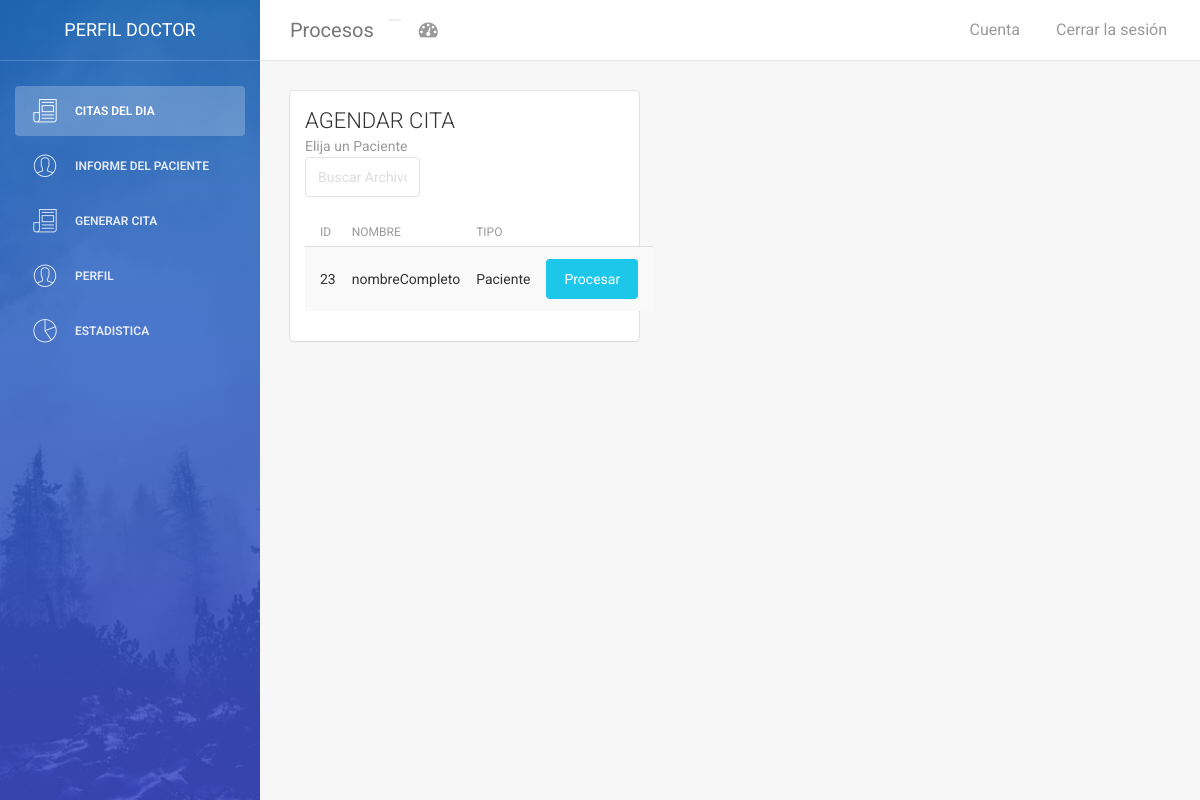
The page /PerfilDoctor.php?pagina=doctor/Cita.php on the database its author committed.
### tables this page shows
CREATE TABLE `usuarios` (
  `id_usuario` int(11) NOT NULL AUTO_INCREMENT,
  `usuario` varchar(50) NOT NULL,
  `nombreCompleto` varchar(100) NOT NULL,
  `correo` varchar(60) NOT NULL,
  `passw` varchar(30) NOT NULL,
  `tipo` varchar(25) NOT NULL,
  `foto` varchar(100) DEFAULT NULL,
  PRIMARY KEY (`id_usuario`)
);

### procesoPHP/conexion.php (called while the page is built, shortened)
<?php
 class clsConexion{
    private $com;
    public function __construct()
    {
        try{
            $this->com=new mysqli(SERVIDOR,USUARIO,CLAVE,BASEDATOS);
        }catch(Exception $e){
            echo $e->errorMessage();
        }
    }
    function consultaPersonal($tipo)
{
  $sql="SELECT *FROM usuarios WHERE tipo='$tipo'";
  $res=$this->com->query($sql);
        return $res;
}
}
?>

### doctor/Cita.php (the view, shortened to what this page needs)
<?php
require_once('procesoPHP/conexion.php');
$obj=new clsConexion();
?>
<div class="row">
    <div class="col-md-5">
        <div class="card">
            <div class="header">
                <h4 class="title">AGENDAR CITA</h4>
                <p class="category">Elija un Paciente</p>
            </div>
            <div class="col-md-5">
                <div class="form-group">
                <input type="text" class="form-control" placeholder="Buscar Archivo" value="">
                </div>
                </div>
            <div class="content table-responsive ">
                <table class="table table-hover table-striped">
                    <thead>
                        <th>ID</th>
                        <th>Nombre</th>
                        <th>Tipo</th>
                    </thead>
                    <tbody>
                        <?php
                        $result=$obj->consultaPersonal("Paciente");
                        while ($colP = $result->fetch_assoc()){
                        echo"<form action='' method='POST'>
                        <tr>
                            <td>".$colP["id_usuario"]."</td>
                            <td>".$colP["nombreCompleto"]."</td>
                            <td>".$colP["tipo"]."</td>
                            <input type='text' name='nombre' value='".$colP["nombreCompleto"]."' hidden>
                            <td> <button type='submit' name='gConPac' value='".$colP["id_usuario"]."' class='btn btn-info btn-fill pull-right'>Procesar</button></td>
                        </tr>
                    </form>";
                        }
                        ?>
                    </tbody>
                </table>
            </div>
        </div>
    </div>
</div>

### rows shown on the page
usuarios: id_usuario "23", nombreCompleto "nombreCompleto", tipo "Paciente"
